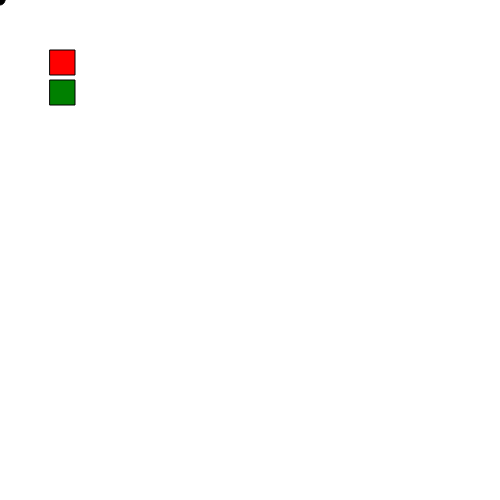
Frame 1 (no input)
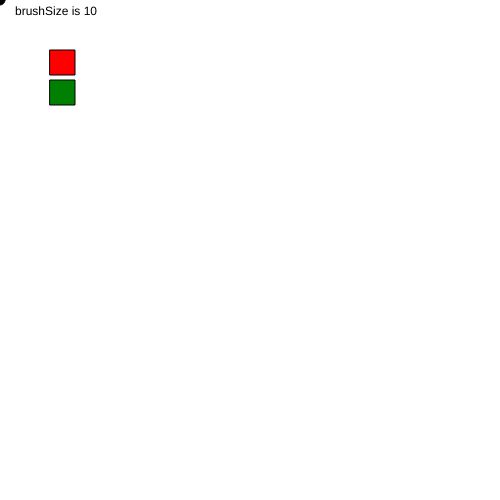
Frame 60 (no input)
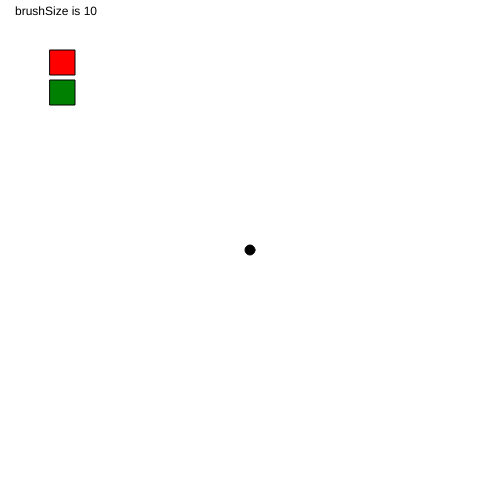
Frame 120 (the mouse pressed at the canvas centre since frame 60)

The p5.js sketch that drew these frames (run headless with seeded random() and noise() and a simulated clock; from frame 60 on, the mouse is pressed at the canvas centre):

// p5.js sketch
// ── sketch.js
var interfaceItems = [];

var wasPressed = "";

var brushSizeText = "";

var brushSize = 10;

function setup() {
    createCanvas(500, 500);

    interfaceItems.push(new interface(50, 50, 25, 'red'));
    interfaceItems.push(new interface(50, 80, 25, 'green'));

    console.log(interfaceItems.length);
}

function draw() {
    background(255);
    fill(0);

    text(brushSizeText, 15, 15);
    brushSizeText = "brushSize is " + brushSize;


    ellipse(mouseX, mouseY, brushSize, brushSize);

    for(var i = 0; i < interfaceItems.length; i++) {
        interfaceItems[i].display();
        var currentItemCheck = interfaceItems[i].check();
    }
    //console.log(currentItemCheck);
}


function interface(tempX, tempY, tempBoxSize, tempColor) {
    this.x = tempX;
    this.y = tempY;
    this.boxSize = tempBoxSize;
    this.setFill = tempColor;

    this.display = function () {
        fill(this.setFill);
        rect(this.x, this.y, this.boxSize, this.boxSize);
    }

    this.check = function () {
        if (mouseX > this.x && mouseX < (this.x + this.boxSize) && mouseY > this.y && mouseY < (this.y + this.boxSize)) {
            this.setFill = 255;
            return true;
        } else {
            this.setFill = tempColor;
            return false;
        }
    }
}

function mousePressed() {
    for(var i = 0; i < interfaceItems.length; i++) {
        var checkItem = interfaceItems[i].check();
        var position = i;

        if (checkItem == true) {
            wasPressed = "check" + (i + 1);
            console.log(wasPressed);
            console.log(position);
        } else {
            wasPressed = "";
        }

        if(checkItem == true && position == 0)
            brushSize = brushSize - 10;
        else if(checkItem == true && position == 1)
            brushSize = brushSize + 10;
    }
}
